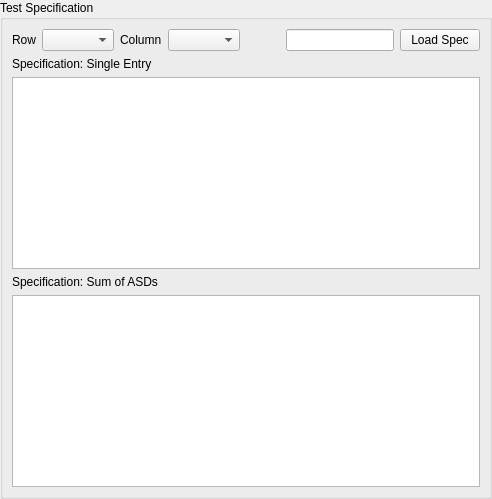
     <widget class="QWidget" name="specification_widget" native="true">
      <property name="sizePolicy">
       <sizepolicy hsizetype="Preferred" vsizetype="Preferred">
        <horstretch>5</horstretch>
        <verstretch>0</verstretch>
       </sizepolicy>
      </property>
      <layout class="QVBoxLayout" name="test_specification_layout" stretch="0">
       <property name="leftMargin">
        <number>0</number>
       </property>
       <property name="topMargin">
        <number>0</number>
       </property>
       <property name="rightMargin">
        <number>0</number>
       </property>
       <property name="bottomMargin">
        <number>0</number>
       </property>
       <item>
        <widget class="QGroupBox" name="test_specification_groupbox">
         <property name="sizePolicy">
          <sizepolicy hsizetype="Expanding" vsizetype="Preferred">
           <horstretch>0</horstretch>
           <verstretch>0</verstretch>
          </sizepolicy>
         </property>
         <property name="title">
          <string>Test Specification</string>
         </property>
         <layout class="QVBoxLayout" name="verticalLayout_12">
          <item>
           <layout class="QHBoxLayout" name="specification_button_layout">
            <item>
             <widget class="QLabel" name="specification_row_label">
              <property name="text">
               <string>Row</string>
              </property>
             </widget>
            </item>
            <item>
             <widget class="QComboBox" name="specification_row_selector">
              <property name="toolTip">
               <string>&lt;html&gt;&lt;head/&gt;&lt;body&gt;&lt;p&gt;&lt;span style=&quot; font-weight:600;&quot;&gt;Row&lt;/span&gt;&lt;/p&gt;&lt;p&gt;Select the row of the CPSD matrix to visualize in the Specification: Single Entry plot.&lt;/p&gt;&lt;/body&gt;&lt;/html&gt;</string>
              </property>
              <property name="sizeAdjustPolicy">
               <enum>QComboBox::AdjustToContents</enum>
              </property>
             </widget>
            </item>
            <item>
             <widget class="QLabel" name="specification_column_label">
              <property name="text">
               <string>Column</string>
              </property>
             </widget>
            </item>
            <item>
             <widget class="QComboBox" name="specification_column_selector">
              <property name="toolTip">
               <string>&lt;html&gt;&lt;head/&gt;&lt;body&gt;&lt;p&gt;&lt;span style=&quot; font-weight:600;&quot;&gt;Column&lt;/span&gt;&lt;/p&gt;&lt;p&gt;Select the column of the CPSD matrix to visualize in the Specification: Single Entry plot.&lt;/p&gt;&lt;/body&gt;&lt;/html&gt;</string>
              </property>
              <property name="sizeAdjustPolicy">
               <enum>QComboBox::AdjustToContents</enum>
              </property>
             </widget>
            </item>
            <item>
             <spacer name="specification_button_spacer">
              <property name="orientation">
               <enum>Qt::Horizontal</enum>
              </property>
              <property name="sizeType">
               <enum>QSizePolicy::Preferred</enum>
              </property>
              <property name="sizeHint" stdset="0">
               <size>
                <width>40</width>
                <height>20</height>
               </size>
              </property>
             </spacer>
            </item>
            <item>
             <widget class="QLineEdit" name="specification_file_name_display">
              <property name="toolTip">
               <string>&lt;html&gt;&lt;head/&gt;&lt;body&gt;&lt;p&gt;&lt;span style=&quot; font-weight:600;&quot;&gt;Specification File Name&lt;/span&gt;&lt;/p&gt;&lt;p&gt;File name of the loaded specification&lt;/p&gt;&lt;/body&gt;&lt;/html&gt;</string>
              </property>
              <property name="readOnly">
               <bool>true</bool>
              </property>
             </widget>
            </item>
            <item>
             <widget class="QPushButton" name="load_spec_button">
              <property name="toolTip">
               <string>&lt;html&gt;&lt;head/&gt;&lt;body&gt;&lt;p&gt;&lt;span style=&quot; font-weight:600;&quot;&gt;Load Spec&lt;/span&gt;&lt;/p&gt;&lt;p&gt;When clicked, opens a file dialog box to select a specification file to load.&lt;/p&gt;&lt;/body&gt;&lt;/html&gt;</string>
              </property>
              <property name="text">
               <string>Load Spec</string>
              </property>
             </widget>
            </item>
           </layout>
          </item>
          <item>
           <widget class="QLabel" name="specification_single_entry_label">
            <property name="text">
             <string>Specification: Single Entry</string>
            </property>
           </widget>
          </item>
          <item>
           <widget class="PlotWidget" name="specification_single_plot">
            <property name="toolTip">
             <string>&lt;html&gt;&lt;head/&gt;&lt;body&gt;&lt;p&gt;&lt;span style=&quot; font-weight:600;&quot;&gt;Specification: Single Entry&lt;/span&gt;&lt;/p&gt;&lt;p&gt;Displays a single entry in the specification CPSD matrix.  If an off-diagonal value is selected, both real and imaginary parts will be shown.  If warning and abort limits exist in the specification, these will also be shown.&lt;/p&gt;&lt;/body&gt;&lt;/html&gt;</string>
            </property>
           </widget>
          </item>
          <item>
           <widget class="QLabel" name="specification_sum_of_asds_label">
            <property name="text">
             <string>Specification: Sum of ASDs</string>
            </property>
           </widget>
          </item>
          <item>
           <widget class="PlotWidget" name="specification_sum_asds_plot">
            <property name="toolTip">
             <string>&lt;html&gt;&lt;head/&gt;&lt;body&gt;&lt;p&gt;&lt;span style=&quot; font-weight:600;&quot;&gt;Specification: Sum of ASDs&lt;/span&gt;&lt;/p&gt;&lt;p&gt;Displays the trace (or sum of diagonals) of the CPSD matrix to give an overview of the frequency content in the specification.&lt;/p&gt;&lt;/body&gt;&lt;/html&gt;</string>
            </property>
           </widget>
          </item>
         </layout>
        </widget>
       </item>
      </layout>
     </widget>
